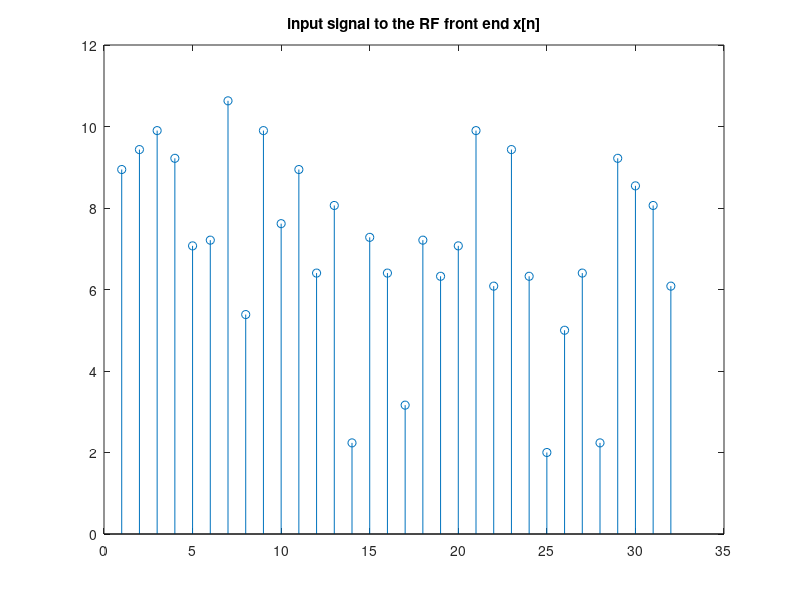
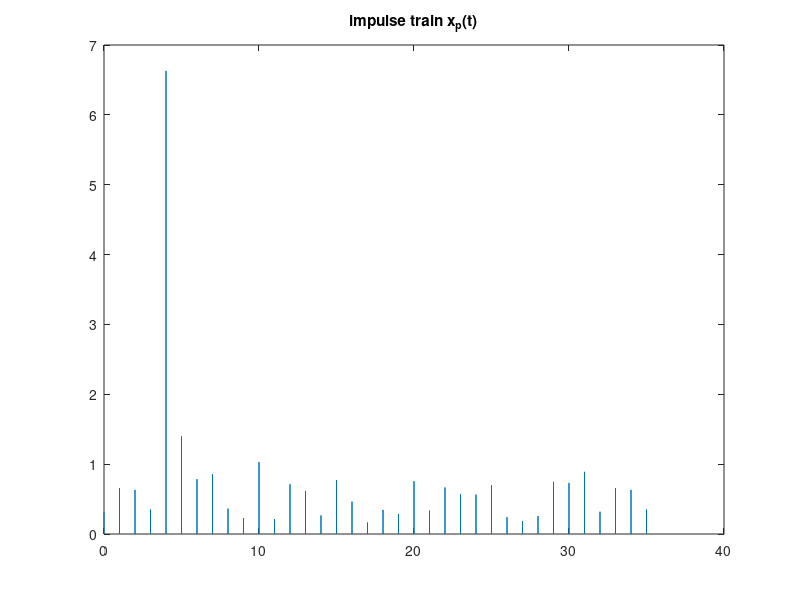
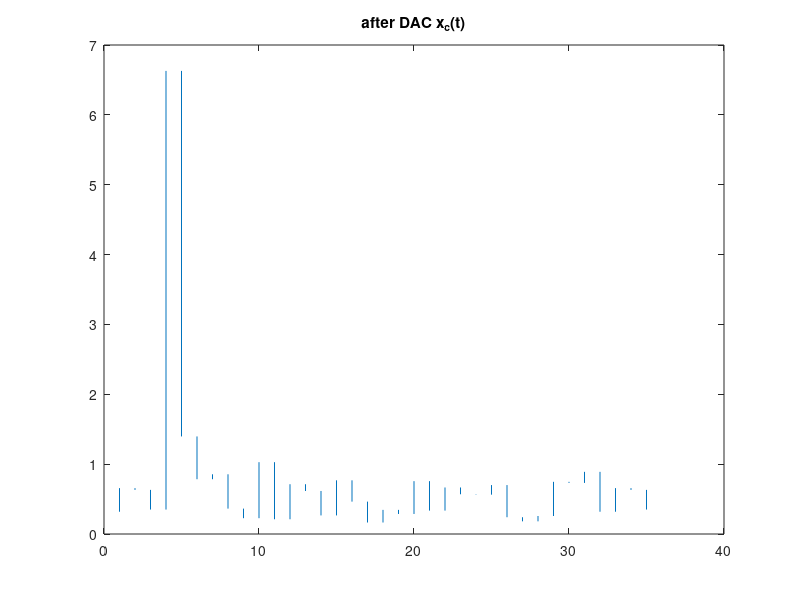
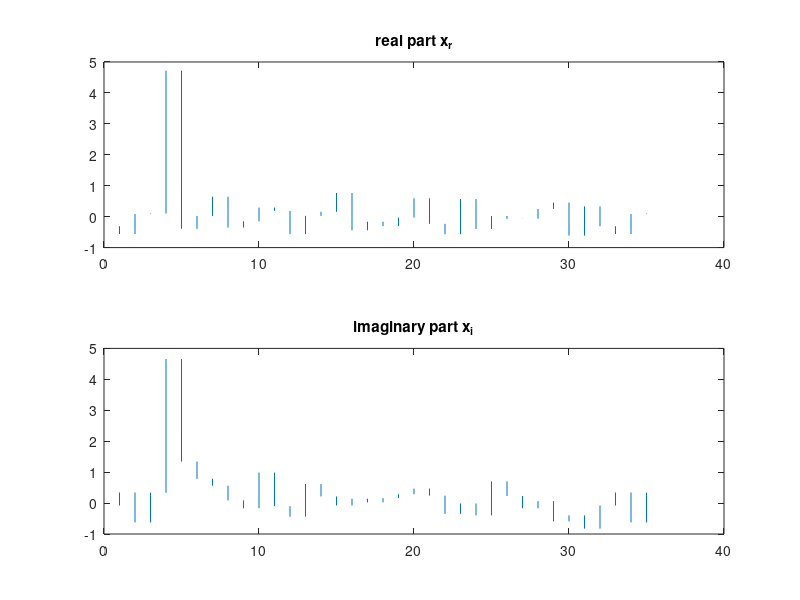

Reproduce these figures in MATLAB, in order.
clc
clear

nxn=35;  % number of data points
fs=10^4;  % sampling frequency
%% --------------------------original signal-----------------------------------------
x=randi([0 8],1,32)+1i*randi([0 8],1,32);% generate signal
figure(1)
stem(abs(x))
title('input signal to the RF front end x[n]')
%% -----------------------------IFFT-------------------------------------------
xifft=ifft(x,32);% ifft
%% -----------------------------add CP------------------------------------------
xn=[xifft(29:32) xifft];% add CP
%% ------------------------------DAC------------------------------------------
t=0:1/fs:nxn+1-2/fs;
xp=zeros(1,length(t));
for i=0:nxn
    xp(fs*i+1)=xn(i+1);
end
figure(2)
plot(t,abs(xp))
title('impulse train x_p(t)')
%% ----------------------------window a signal-----------------------------------
xc=zeros(1,length(t));
for i=1:length(t)
    xc(i)=xn(fix(i/fs)+1);
end                        % Convert to square wave
figure(3)
plot(t,abs(xc))
title('after DAC x_c(t)')
%% -------------------------seperate real part and imaginary part-------------
xr=real(xc);
xi=imag(xc);
figure(4)
subplot(2,1,1)
plot(t,xr)
title('real part x_r')
subplot(2,1,2)
plot(t,xi)
title('imaginary part x_i')
%% ------------------------modulation----------------------------------------
xcos=xr.*cos(150.*t); % wc=150
xsin=xi.*sin(150.*t);
figure(5)
plot(t,xcos)
hold on
plot(t,xsin)
title('after modulation x_{cos} x_{sin}')
legend('x_{cos}','x_{sin}')
%% ---------------------sum-----------------------------------------------
xtr=xcos+xsin;
figure(6)
plot(t,xtr)
title('after summation x_{tr}')
%% block 4
h=zeros(1,length(t));
h(1)=0.5;
h(fs*1.5+1)=0.4;
h(fs*2.5+1)=0.3;
h(fs*3+1)=0.3;
figure(7)
plot(t,h)
title('channel impulse response h(t)')
%% ---------------------------receive------------------------------------
XTR=fft(xtr,length(t));
H=fft(h,length(t));
y=ifft(XTR.*H,length(t));
figure(8)
plot(t,y)
title('received signal after channel')

yn=ifft(fft(y,length(t))./H);
figure(9)
plot(t,yn)
title('divided by H(jw) time domain')
%% -----------------------demodulation----------------------------
yr=2*yn.*cos(150.*t);
yi=2*yn.*sin(150.*t);
figure(10)
subplot(2,1,1)
plot(t,yr)
hold on
plot(t,xr)
title('real part y_r before LPF')
subplot(2,1,2)
plot(t,yi)
hold on
plot(t,xi)
title('imaginary part y_i before LPF')
%% --------------------low pass filter----------------------------
[b,a]=butter(1,100/(fs/2));
yrf=filter(b,a,yr);
yif=filter(b,a,yi);
figure(11)
subplot(2,1,1)
plot(t,yrf)
hold on
plot(t,xr)
title('real part y_r after LPF')
subplot(2,1,2)
plot(t,yif)
hold on
plot(t,xi)
title('imaginary part y_i after LPF')
%% -------------------------sampling---------------------------------
t2=0:nxn;
yrd=zeros(1,nxn+1); % yrd means singal y, real part, discrete
for i=0:nxn
    for ii=fs*i+1:fs*i+fs-1
         yrd(i+1)=yrd(i+1)+yrf(ii);
     end
     yrd(i+1)=yrd(i+1)/fs;
end
yid=zeros(1,nxn+1); % yid means signal y, imaginary part, discrete
for i=0:nxn
    for ii=fs*i+1:fs*i+fs-1
         yid(i+1)=yid(i+1)+yif(ii);
     end
     yid(i+1)=yid(i+1)/fs;
end
figure(12)
subplot(2,1,1)
stem(t2,yrd,'*')
hold on
stem(t2,real(xn))
title('real part y_r after sampling(blue)')
subplot(2,1,2)
stem(t2,yid,'*')
hold on
stem(t2,imag(xn))
title('imaginary part y_i after sampling(blue)')
%% ---------------------------remove CP + FFT----------------------
yrr=[yrd(5:36)];% yrr: signal y, real part, CP removed
yir=[yid(5:36)];% yrr: signal y, imaginary part, CP removed
yfft=fft(yrr+1i*yir,32);
figure(13)
subplot(3,1,1)
stem(abs(x))
title('|x|')
subplot(3,1,2)
stem(abs(yfft))
title('|y|')
subplot(3,1,3)
stem(abs(x-yfft))
title('|x-y|')
